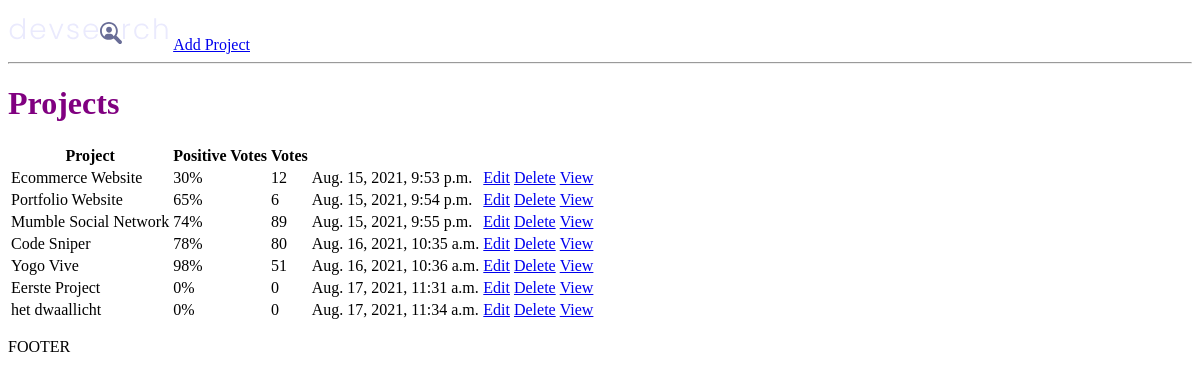
The app's page /, older data.
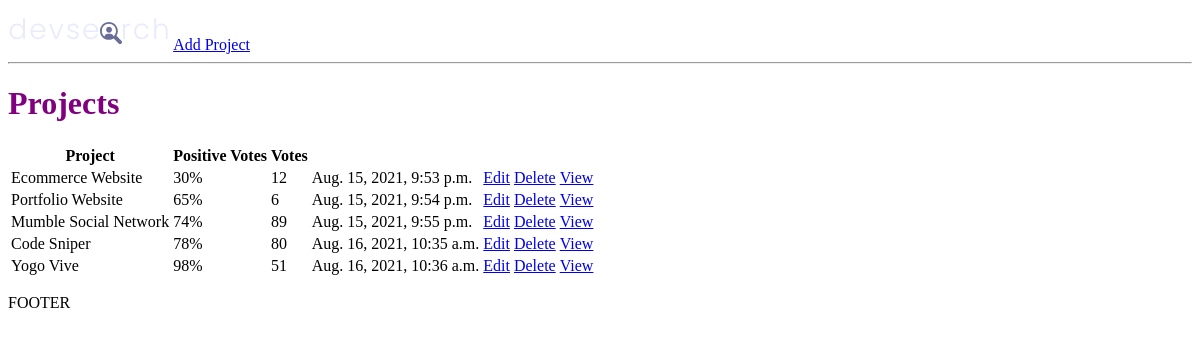
The same page, newer data.
### projects/models.py (models this page shows, shortened)
class Project(models.Model):
	title = models.CharField(max_length=200)
	description = models.TextField(null=True, blank=True)
	featured_image = models.ImageField(null=True, blank=True, default="default.jpg")
	demo_link = models.CharField(max_length=2000, null=True, blank=True)
	source_link = models.CharField(max_length=2000, null=True, blank=True)
	tags = models.ManyToManyField('Tag', blank=True)
	vote_total = models.IntegerField(default=0, null=True, blank=True)
	vote_ratio = models.IntegerField(default=0, null=True, blank=True)
	created = models.DateTimeField(auto_now_add=True)
	id = models.UUIDField(default=uuid.uuid4, unique=True, primary_key=True, editable=False)

### projects/views.py (the view)
# urls.py: path('', include('projects.urls'))
def projects(request):
	projects = Project.objects.all()
	context = { 'projects': projects}
	return render(request, 'projects/projects.html', context)

### projects/templates/projects/projects.html
{% extends 'main.html' %}
{% block content %}
<h1>Projects</h1>
<table>
	<tr>
		<th>Project</th>
		<th>Positive Votes</th>
		<th>Votes</th>
		<th></th>
		<th></th>
	</tr>
	{% for project in projects %}
		<tr>
			<td>{{project.title}}</td>
			<td>{{project.vote_ratio}}%</td>
			<td>{{project.vote_total}}</td>
			<td>{{project.created}}</td>
			<td><a href="{% url 'update-project' project.id %}">Edit</a></td>
			<td><a href="{% url 'delete-project' project.id %}">Delete</a></td>
			<td><a href="{% url 'project' project.id %}">View</a></td>
		</tr>
	{% endfor %}
	</table>
{% endblock content %}

### templates/main.html (shortened to what this page needs)
<!DOCTYPE html>
{% load static %}
<html lang="en">
<head>
	<link rel="stylesheet" type="text/css" media='screen' href="{% static 'styles/main.css' %}">
</head>
<body>
	{% include 'navbar.html' %}
	{% block content %}
	{% endblock content %}
	<p>FOOTER</p>
</body>

### templates/navbar.html
{% load static %}
<img src="{% static 'images/logo.svg' %}" alt="">
<a href="{% url 'create-project' %}">Add Project</a>
<hr>

### static/styles/main.css (style rules this page uses)
h1 { color: purple; }

Row changes from the older to the newer data that the page shows:
removed Project: title "Eerste Project", vote_ratio "0", vote_total "0", created "Aug. 17, 2021, 11:31 a.m."
removed Project: title "het dwaallicht", vote_ratio "0", vote_total "0", created "Aug. 17, 2021, 11:34 a.m."
